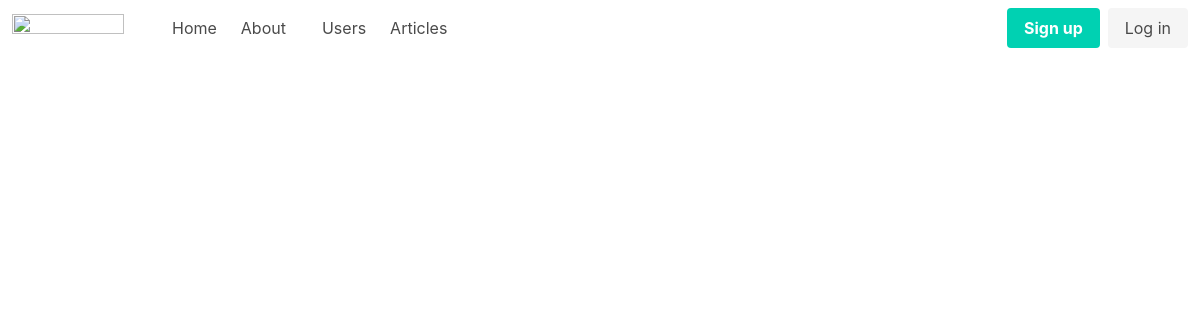
/, run on an earlier commit of the app's database.
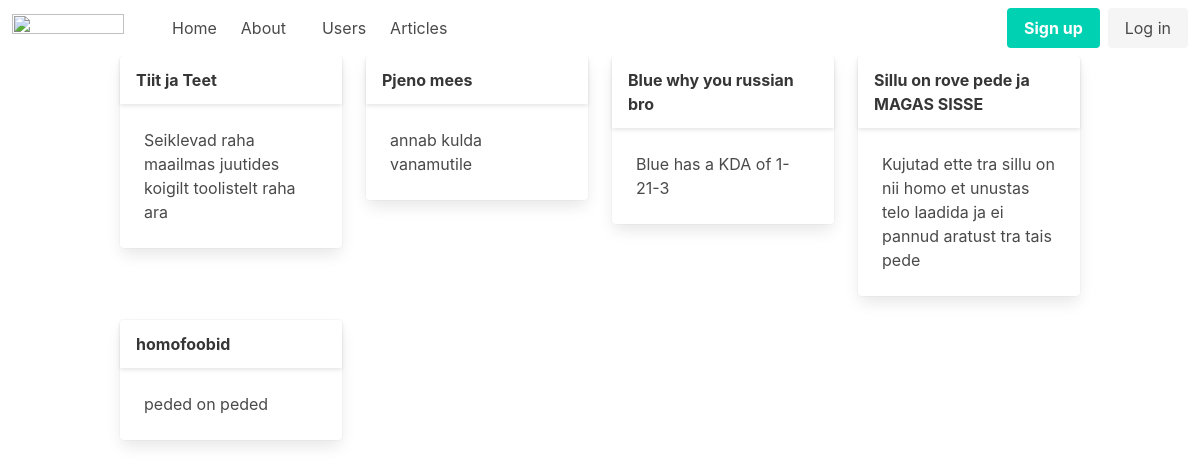
And on a later commit of the database.
### tables this page shows
CREATE TABLE "articles"
(
    id    integer
        primary key autoincrement,
    title text,
    body  text
);

### helpers.php (called while the page is built, shortened)
<?php
function view($viewName, $vars = []){
    extract($vars);
    include __DIR__ . "/views/$viewName.php";
}

### src/Controllers/PublicController.php (called while the page is built, shortened)
<?php
class PublicController {
    public function home() {
        $articles = Article::all();
        view('home', compact('articles'));
    }
}

### src/DB.php (called while the page is built, shortened)
<?php
class DB {
    private $conn;
    public function __construct(){
        try {
            $this->conn = new PDO("sqlite:db.sqlite");
            $this->conn->setAttribute(PDO::ATTR_ERRMODE, PDO::ERRMODE_EXCEPTION);
        } catch(PDOException $e) {
            echo "Connection failed: " . $e->getMessage();
        }
    }
    public function all($table, $class){
        $stmt = $this->conn->prepare("SELECT * FROM $table");
        $stmt->execute();
        return $stmt->fetchAll();
    }
}

### src/Models/Model.php (called while the page is built, shortened)
<?php
class Model {
    public static $table;
    public static function all(){
        $db = new DB();
        return $db -> all(static::$table, static::class);
    }
}

### views/home.php (the view)
<?php include 'partials/header.php' ?>
    <div class="container">
        <div class="columns is-multiline">
            <?php foreach ($articles as $article):?>
            <div class="column is-3">
                <div class="card">
                    <header class="card-header">
                        <p class="card-header-title">
                            <?=$article->title ?>
                        </p>
                    </header>
                    <div class="card-content">
                        <div class="content">
                            <?=$article->body ?>
                        </div>
                    </div>
                </div>
            </div>
            <?php endforeach; ?>
        </div>
    </div>
<?php include 'partials/footer.php' ?>

What changed in the data, as far as the page shows it:
added articles: title "Tiit ja Teet", body "Seiklevad raha maailmas juutides koigilt toolistelt raha ara"
added articles: title "Pjeno mees", body "annab kulda vanamutile"
added articles: title "Blue why you russian bro", body "Blue has a KDA of 1-21-3"
added articles: title "Sillu on rove pede ja MAGAS SISSE", body "Kujutad ette tra sillu on nii homo et unustas telo laadida ja ei pannud aratust tra tais pede"
added articles: title "homofoobid", body "peded on peded"
